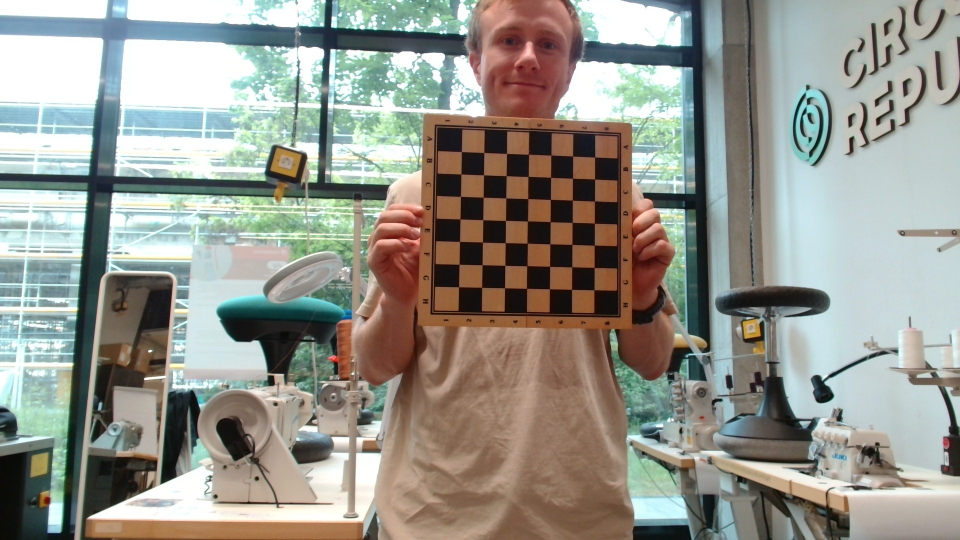
#> input picture calibration_images/01.jpg, 1920 x 1080 px (shown at 1/2 size); its folder holds 4 pictures in this run
$ python CameraCalibration.py
#> lines starting #> are read from the running program, lines starting #| are printed output that depends on the picture; after the words box and inside, x2 and y2 are one past the last pixel; in counts of white or black regions, pixels touching at a corner belong together
import cv2
import numpy as np
import glob
import yaml
import os

# Set chessboard size
chessboard_size = (7, 7)

# Prepare object points like (0,0,0), (1,0,0), ..., (8,5,0)
objp = np.zeros((chessboard_size[0]*chessboard_size[1], 3), np.float32)
objp[:, :2] = np.mgrid[0:chessboard_size[0], 0:chessboard_size[1]].T.reshape(-1, 2)

objpoints = []  # 3D points in real world space
imgpoints = []  # 2D points in image plane

# Load all calibration images
images = glob.glob('./calibration_images/*.jpg')  # update path accordingly

if not images:
    raise FileNotFoundError("No calibration images found in 'calibration_images' directory")

# Store the first valid image size for later use
first_valid_image = None

for fname in images:
    img = cv2.imread(fname)
#> img is the input picture: shape (1080, 1920, 3); mean B, G, R 141.5, 150, 149.7
    if img is None:
        print(f"Warning: Could not read image {fname}")
        continue

    gray = cv2.cvtColor(img, cv2.COLOR_BGR2GRAY)
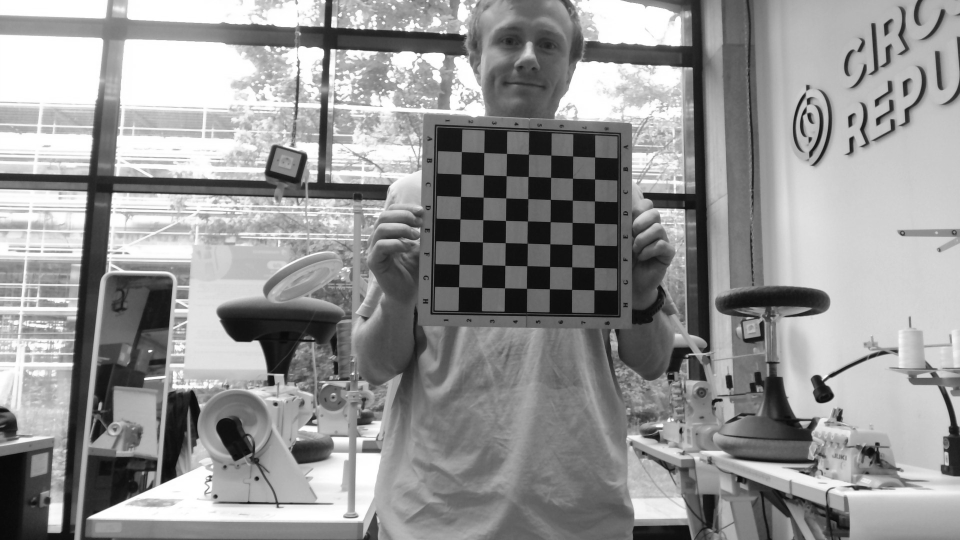
#> gray: shape (1080, 1920) (shown at 1/2 size); min 5, max 255, mean 148.9

    # Store the first valid image size
    if first_valid_image is None:
        first_valid_image = gray.shape[::-1]
#> first_valid_image = (1920, 1080)

    # Find the chessboard corners
    ret, corners = cv2.findChessboardCorners(gray, chessboard_size, None)
#> ret = False; corners = 49 rows, first 8: [1139, 320], [923.5, 304], [879, 325.5], [967.5, 305], [967.5, 350], [922.5, 348.5], [921.5, 393], [967, 394.5]

    if ret:
        objpoints.append(objp)
        imgpoints.append(corners)

        # Optional: Draw and display the corners
        img = cv2.drawChessboardCorners(img, chessboard_size, corners, ret)
        cv2.imshow('Chessboard', img)
        cv2.waitKey(100)
#> pass 2 of the loop `for fname in images:`:
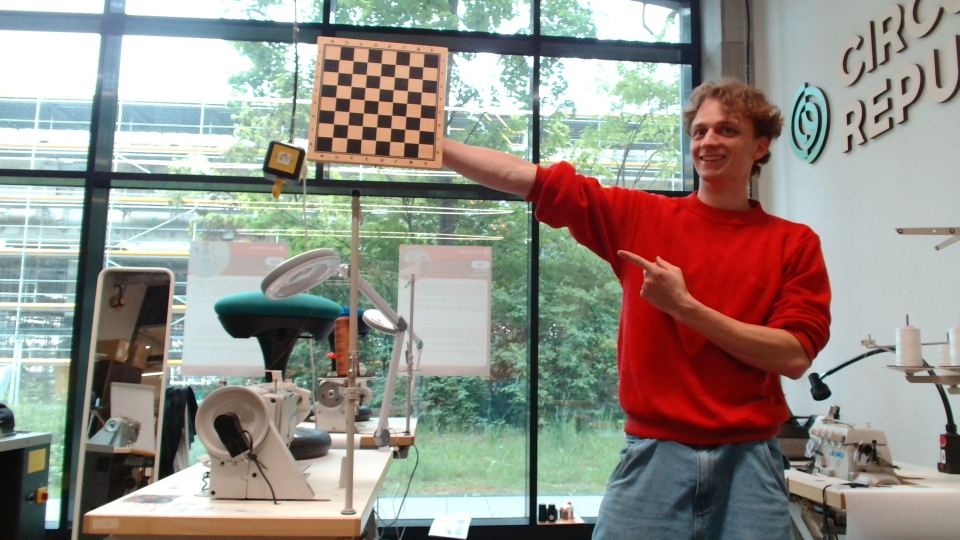
#> input picture calibration_images/captured_image.jpg, 1920 x 1080 px (shown at 1/2 size)
#> img is the input picture: shape (1080, 1920, 3); mean B, G, R 135.7, 143.2, 148.2
#> `gray = cv2.cvtColor(img, cv2.COLOR_BGR2GRAY)`:
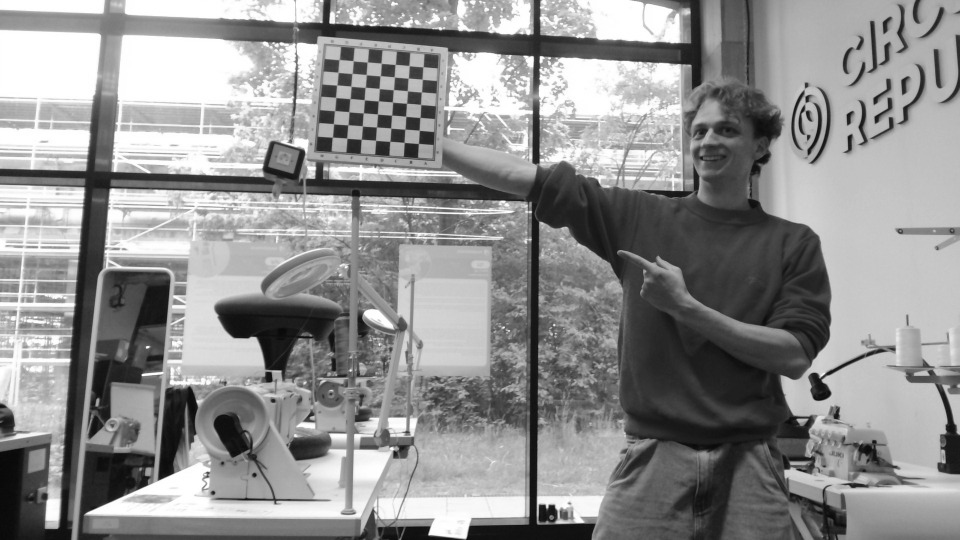
#> gray: shape (1080, 1920) (shown at 1/2 size); min 2, max 255, mean 143.8
#> ret = True; corners = 49 rows, first 8: [678.5, 119.5], [706.5, 121.9], [734.8, 124.3], [762.5, 126.8], [790.6, 129.5], [818.7, 131.8], [846.3, 133.9], [676.2, 145.1]
#> `img = cv2.drawChessboardCorners(img, chessboard_size, corners, ret)`:
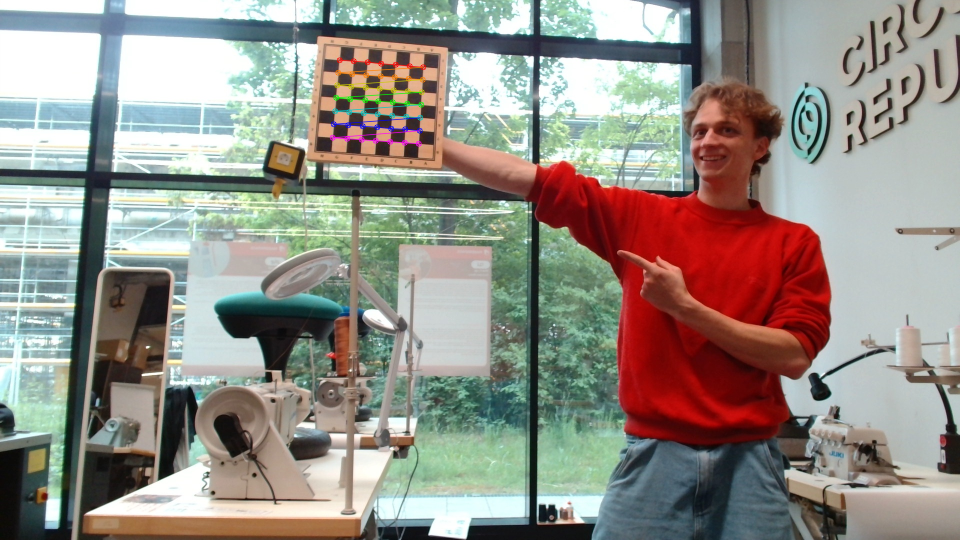
#> img: shape (1080, 1920, 3) (shown at 1/2 size); 0.5% of pixels changed, all inside (x1, y1, x2, y2) = (659, 114, 853, 294)
#> pass 3 of the loop `for fname in images:`:
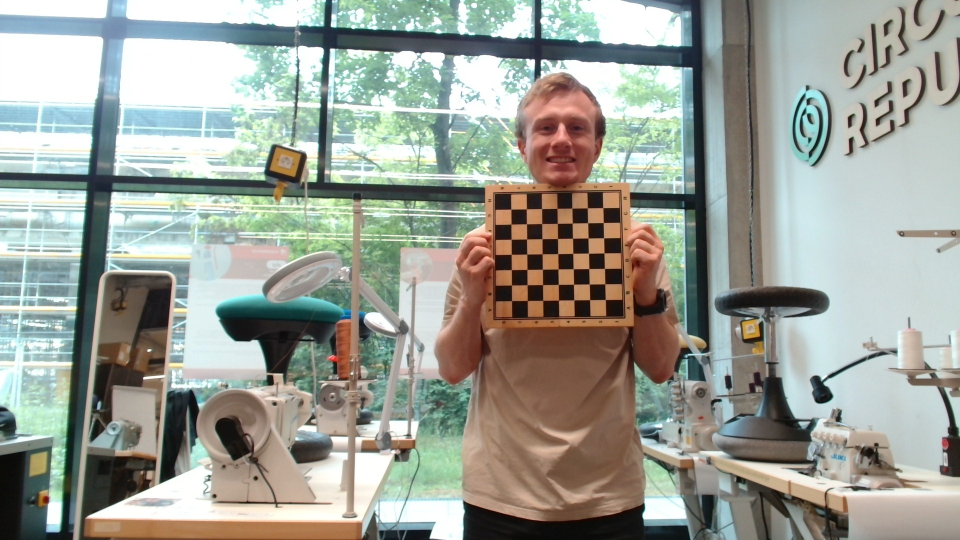
#> input picture calibration_images/captured_image1.jpg, 1920 x 1080 px (shown at 1/2 size)
#> img is the input picture: shape (1080, 1920, 3); mean B, G, R 151.1, 159.8, 155.7
#> `gray = cv2.cvtColor(img, cv2.COLOR_BGR2GRAY)`:
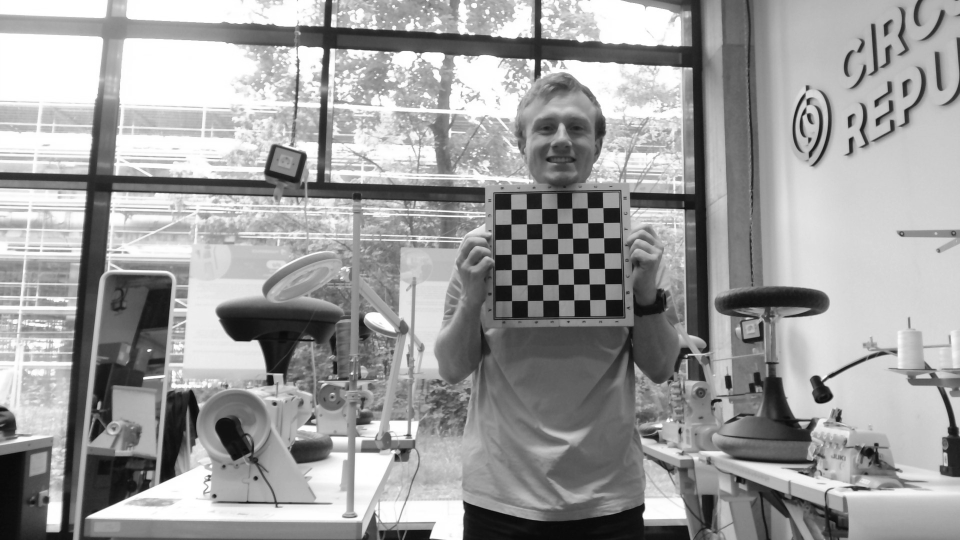
#> gray: shape (1080, 1920) (shown at 1/2 size); min 6, max 255, mean 157.6
#> corners = 49 rows, first 8: [1023.6, 601.5], [1023.3, 570.5], [1023.2, 539.7], [1022.8, 509.1], [1022.6, 478.7], [1022.3, 448.7], [1022.3, 418.7], [1055, 601.5]
#> `img = cv2.drawChessboardCorners(img, chessboard_size, corners, ret)`:
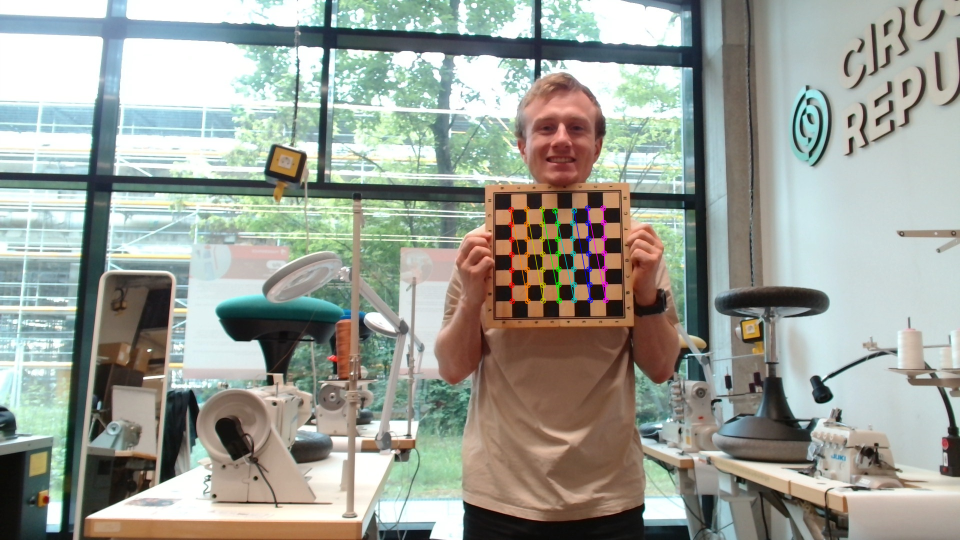
#> img: shape (1080, 1920, 3) (shown at 1/2 size); 0.52% of pixels changed, all inside (x1, y1, x2, y2) = (1016, 410, 1218, 609)
#> the loop made 4 passes; the first 3 are shown

cv2.destroyAllWindows()

if not objpoints or not imgpoints:
    raise ValueError("No valid chessboard patterns found in the calibration images")

if first_valid_image is None:
    raise ValueError("No valid images were processed")

# Calibrate camera
ret, camera_matrix, dist_coeffs, rvecs, tvecs = cv2.calibrateCamera(
    objpoints, imgpoints, first_valid_image, None, None)

# Ensure config directory exists
os.makedirs('config', exist_ok=True)

# Load existing config or create new one
config_path = 'config/config.yaml'
if os.path.exists(config_path):
    with open(config_path, 'r') as file:
        config = yaml.safe_load(file)
else:
    config = {'camera': {}}

# Update camera parameters in config
config['camera']['matrix'] = camera_matrix.tolist()
config['camera']['distortion'] = dist_coeffs.tolist()

# Save updated config
with open(config_path, 'w') as file:
    yaml.dump(config, file, default_flow_style=False)

print("Camera calibration parameters have been updated in config.yaml")

# Optional: Test the calibration
test_image = 'calibration_images/sample.jpg'
if os.path.exists(test_image):
    img = cv2.imread(test_image)
    h, w = img.shape[:2]

    new_camera_matrix, roi = cv2.getOptimalNewCameraMatrix(camera_matrix, dist_coeffs, (w, h), 1, (w, h))

    # Undistort
    undistorted = cv2.undistort(img, camera_matrix, dist_coeffs, None, new_camera_matrix)

    cv2.imshow("Original", img)
    cv2.imshow("Undistorted", undistorted)
    cv2.waitKey(0)
    cv2.destroyAllWindows()
else:
    print("Warning: Test image not found, skipping calibration test")
